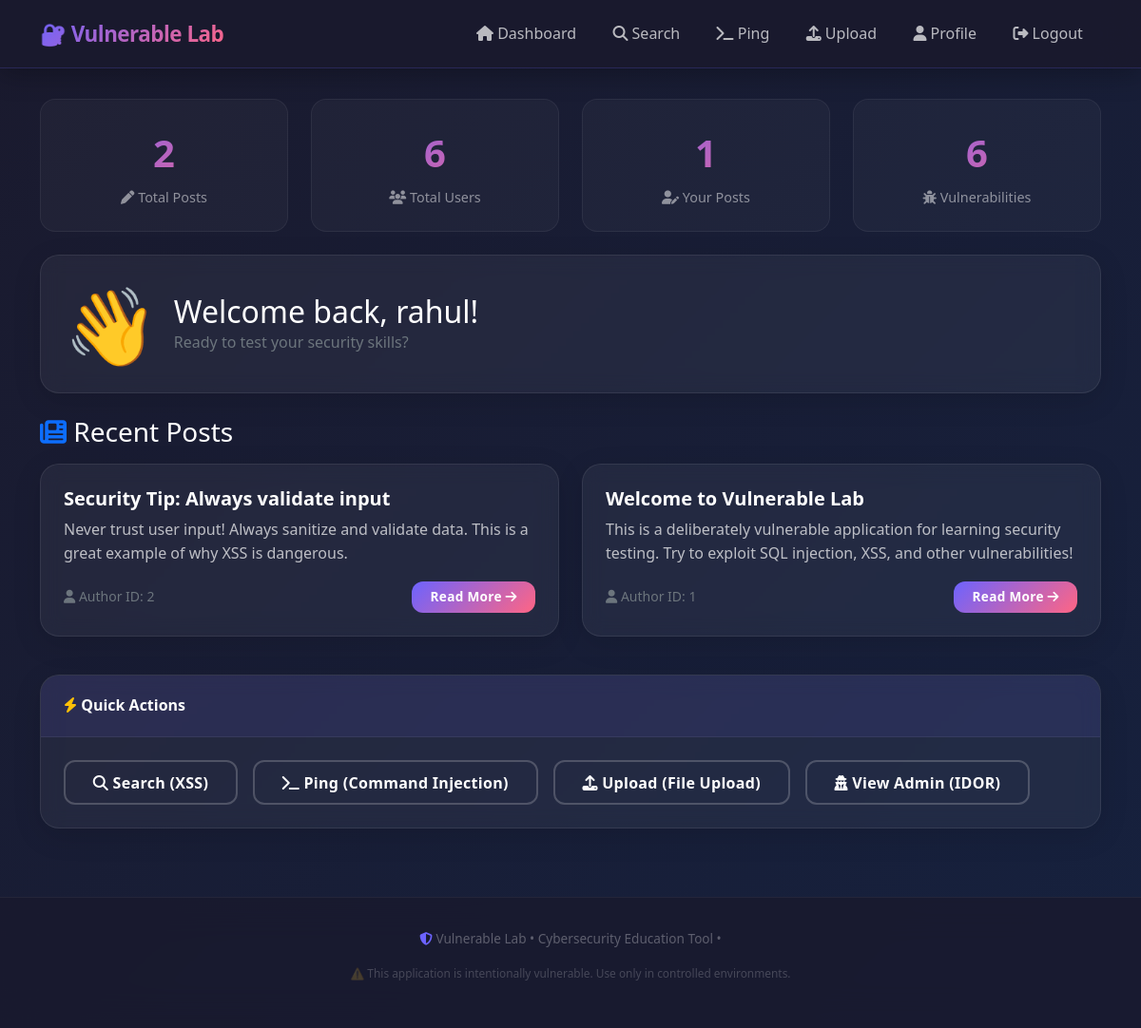
Page /dashboard (signed in) on the committed database.
### database.py (models this page shows, shortened)
class User(UserMixin, db.Model):
    id = db.Column(db.Integer, primary_key=True)
    username = db.Column(db.String(80), unique=True, nullable=False)
    password = db.Column(db.String(200), nullable=False)
    email = db.Column(db.String(120), unique=True, nullable=False)
    is_admin = db.Column(db.Boolean, default=False)

class Post(db.Model):
    id = db.Column(db.Integer, primary_key=True)
    title = db.Column(db.String(200), nullable=False)
    content = db.Column(db.Text, nullable=False)
    user_id = db.Column(db.Integer, db.ForeignKey('user.id'), nullable=False)

### app.py (the view)
@app.route('/dashboard')
@login_required
def dashboard():
    posts = Post.query.all()
    total_posts = len(posts)
    total_users = User.query.count()
    user_posts = Post.query.filter_by(user_id=current_user.id).count()
    recent_posts = posts[-5:] if len(posts) > 5 else posts
    recent_posts.reverse()
    vulnerabilities = [
        {'name': 'SQL Injection', 'severity': 'Critical', 'status': 'Active'},
        {'name': 'XSS', 'severity': 'High', 'status': 'Active'},
        {'name': 'Command Injection', 'severity': 'Critical', 'status': 'Active'},
        {'name': 'IDOR', 'severity': 'Medium', 'status': 'Active'},
        {'name': 'File Upload', 'severity': 'Critical', 'status': 'Active'},
        {'name': 'Weak Auth', 'severity': 'Medium', 'status': 'Active'}
    ]
    return render_template('dashboard.html',
                         posts=posts,
                         recent_posts=recent_posts,
                         username=current_user.username,
                         total_posts=total_posts,
                         total_users=total_users,
                         user_posts=user_posts,
                         vulnerabilities=vulnerabilities)

### app.py (called while the page is built)
@login_manager.user_loader
def load_user(user_id):
    return User.query.get(int(user_id))

@app.context_processor
def inject_user():
    return dict(current_user=current_user)

### templates/dashboard.html (shortened to what this page needs)
{% extends "base.html" %}
{% block content %}
<div class="row g-4 mb-4 fade-in-up">
    <div class="col-md-3">
        <div class="stat-card">
            <div class="stat-number">{{ total_posts }}</div>
            <div class="stat-label"><i class="fas fa-pen"></i> Total Posts</div>
        </div>
    </div>
    <div class="col-md-3">
        <div class="stat-card">
            <div class="stat-number">{{ total_users }}</div>
            <div class="stat-label"><i class="fas fa-users"></i> Total Users</div>
        </div>
    </div>
    <div class="col-md-3">
        <div class="stat-card">
            <div class="stat-number">{{ user_posts }}</div>
            <div class="stat-label"><i class="fas fa-user-pen"></i> Your Posts</div>
        </div>
    </div>
    <div class="col-md-3">
        <div class="stat-card">
            <div class="stat-number">6</div>
            <div class="stat-label"><i class="fas fa-bug"></i> Vulnerabilities</div>
        </div>
    </div>
</div>
<div class="card mb-4 fade-in-up">
    <div class="card-body">
        <div class="d-flex align-items-center">
            <div class="display-1 me-3">👋</div>
            <div>
                <h2 class="text-white mb-0">Welcome back, {{ username }}!</h2>
                <p class="text-secondary mb-0">Ready to test your security skills?</p>
            </div>
        </div>
    </div>
</div>
<h3 class="text-white mb-3">
    <i class="fas fa-newspaper text-primary"></i> Recent Posts
</h3>
<div class="row">
    {% for post in posts %}
        <div class="col-md-6">
            <div class="card mb-3 fade-in-up" style="animation-delay: {{ loop.index * 0.1 }}s;">
                <div class="card-body">
                    <h5 class="card-title">{{ post.title }}</h5>
                    <p class="card-text">{{ post.content[:150] }}{% if post.content|length > 150 %}...{% endif %}</p>
                    <div class="d-flex justify-content-between align-items-center">
                        <small class="text-secondary">
                            <i class="fas fa-user"></i> Author ID: {{ post.user_id }}
                        </small>
                        <a href="{{ url_for('view_post', post_id=post.id) }}" class="btn btn-primary btn-sm">
                            Read More <i class="fas fa-arrow-right"></i>
                        </a>
                    </div>
                </div>
            </div>
        </div>
    {% endfor %}
</div>
<div class="card mt-4">
    <div class="card-header">
        <i class="fas fa-bolt text-warning"></i> Quick Actions
    </div>
    <div class="card-body">
        <div class="d-flex gap-3 flex-wrap">
            <a href="{{ url_for('search') }}" class="btn btn-outline-light">
                <i class="fas fa-search"></i> Search (XSS)
            </a>
            <a href="{{ url_for('ping') }}" class="btn btn-outline-light">
                <i class="fas fa-terminal"></i> Ping (Command Injection)
            </a>
            <a href="{{ url_for('upload_file') }}" class="btn btn-outline-light">
                <i class="fas fa-upload"></i> Upload (File Upload)
            </a>
            <a href="{{ url_for('profile', username='admin') }}" class="btn btn-outline-light">
                <i class="fas fa-user-secret"></i> View Admin (IDOR)
            </a>
        </div>
    </div>
</div>
{% endblock %}

### static/css/style.css (style rules this page uses)
:root { --primary: #6C63FF; --primary-dark: #5A52D5; --primary-light: #8B83FF; --secondary: #FF6584; --dark: #1A1A2E; --darker: #0F0F1A; --light: #F8F9FA; --gray: #6C757D; --success: #00D2A0; --warning: #FFC107; --danger: #FF6B6B; --info: #4ECDC4; --gradient-primary: linear-gradient(135deg, #6C63FF 0%, #FF6584 100%); --gradient-dark: linear-gradient(135deg, #1A1A2E 0%, #16213E 100%); --gradient-card: linear-gradient(145deg, rgba(255,255,255,0.1), rgba(255,255,255,0.05)); --shadow-sm: 0 2px 10px rgba(0,0,0,0.08); --shadow-md: 0 8px 30px rgba(0,0,0,0.12); --shadow-lg: 0 20px 60px rgba(0,0,0,0.2); --shadow-glow: 0 0 30px rgba(108, 99, 255, 0.3); }
* { margin: 0; padding: 0; box-sizing: border-box; }
body { font-family: 'Segoe UI', system-ui, -apple-system, sans-serif; background: var(--gradient-dark); color: #E8E8E8; min-height: 100vh; line-height: 1.6; }
.card { background: rgba(255,255,255,0.05); backdrop-filter: blur(10px); border: 1px solid rgba(255,255,255,0.08); border-radius: 20px; box-shadow: var(--shadow-md); transition: all 0.4s cubic-bezier(0.175, 0.885, 0.32, 1.275); overflow: hidden; }
.card-header { background: rgba(108, 99, 255, 0.1); border-bottom: 1px solid rgba(255,255,255,0.06); padding: 1.2rem 1.5rem; font-weight: 600; color: #fff; }
.card-body { padding: 1.5rem; }
.card-title { color: #fff; font-weight: 600; }
.card-text { color: rgba(255,255,255,0.7); }
.btn { border-radius: 12px; padding: 0.6rem 1.8rem; font-weight: 600; transition: all 0.3s ease; text-transform: none; letter-spacing: 0.3px; position: relative; overflow: hidden; }
.btn-primary { background: var(--gradient-primary); border: none; color: #fff; }
.btn-outline-light { border: 2px solid rgba(255,255,255,0.2); color: #fff; }
.btn-sm { padding: 0.4rem 1.2rem; font-size: 0.85rem; }
.stat-card { background: rgba(255,255,255,0.03); border: 1px solid rgba(255,255,255,0.06); border-radius: 16px; padding: 1.5rem; text-align: center; }
.stat-card .stat-number { font-size: 2.5rem; font-weight: 700; background: var(--gradient-primary); -webkit-background-clip: text; -webkit-text-fill-color: transparent; background-clip: text; }
.stat-card .stat-label { color: rgba(255,255,255,0.5); font-size: 0.9rem; margin-top: 0.2rem; }
.fade-in-up { animation: fade-in-up 0.6s ease forwards; }

### rows in the picture
User: username "rahul"
Post: title "Security Tip: Always validate input", content "Never trust user input! Always sanitize and validate data. This is a great example of why XSS is dangerous.", user_id "2"
Post: title "Welcome to Vulnerable Lab", content "This is a deliberately vulnerable application for learning security testing. Try to exploit SQL injection, XSS, and other vulnerabilities!", user_id "1"

### other values in the picture
{{ total_posts }} "2"
{{ total_users }} "6"
{{ user_posts }} "1"
